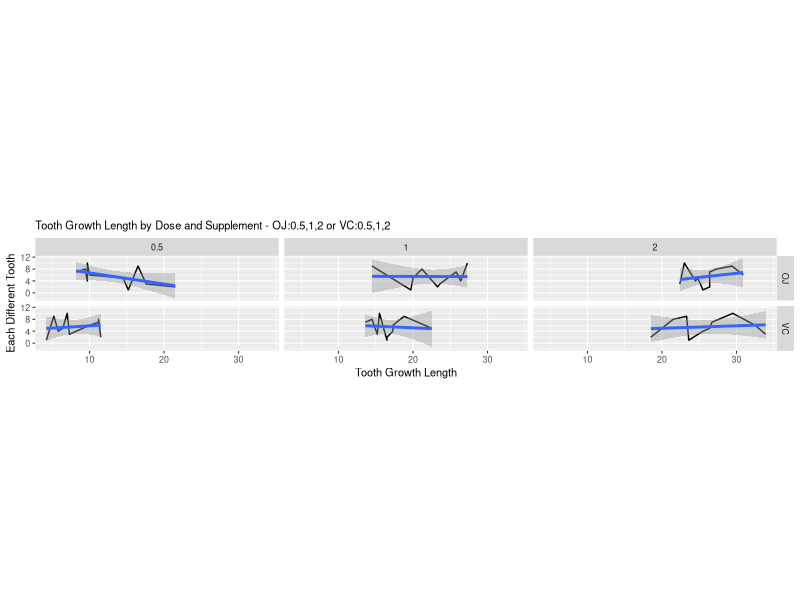
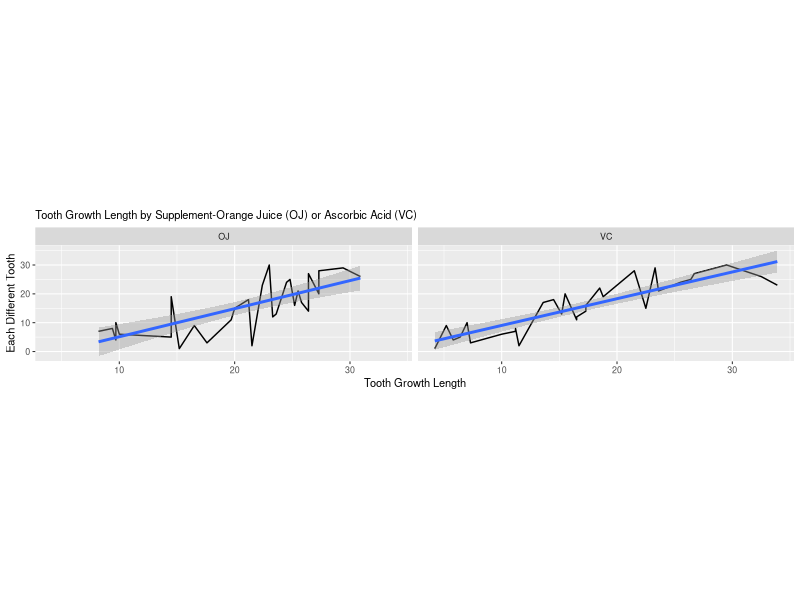
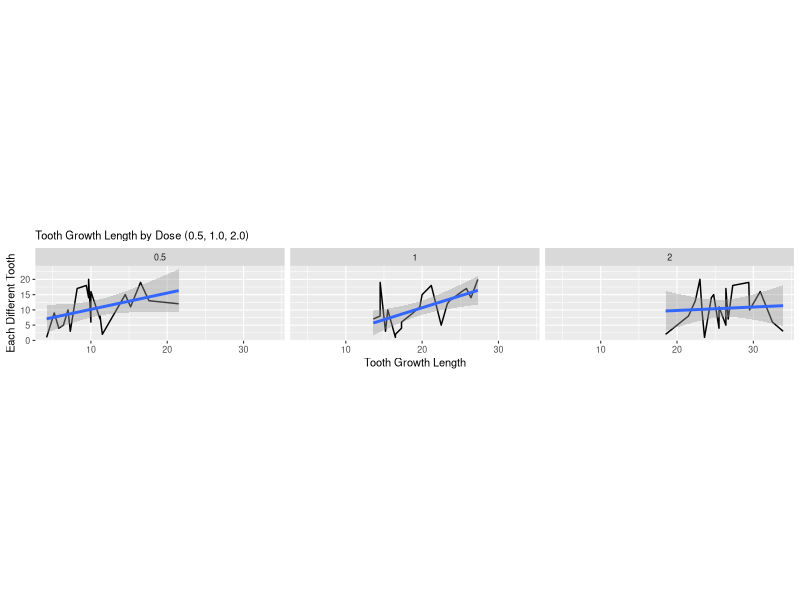

Generate these figures, in order, with R:
## ---- chunk 1
library(dplyr, warn.conflicts = FALSE)
library(ggplot2)
## ---- chunk 2
head(ToothGrowth,1)
# creating a new data frame with id column to it (set of doses' numbers from 1 to 10)
ToothGrowth_DOSE_ID <- as.data.frame(select(ToothGrowth, len, supp, dose)
                                     %>% mutate(id = rep(seq(1:10),6)))
theme_set(theme_gray(base_size = 8)) # creating our plot
ggplot(ToothGrowth_DOSE_ID, aes(x = len, y = id))+geom_line()+facet_grid(supp ~ dose)+
    geom_smooth(method = "lm")+labs(x = "Tooth Growth Length", y = "Each Different Tooth", 
    title = "Tooth Growth Length by Dose and Supplement - OJ:0.5,1,2 or VC:0.5,1,2")+
    coord_fixed(ratio = .4)+ theme(plot.title = element_text(size = 8))
## ---- chunk 3
# creating a new data frame with id column to it (set of doses' numbers from 1 to 30)
ToothGrowth_SUPP_ID <- as.data.frame(select(ToothGrowth, len, supp, dose) 
                                     %>% mutate(id = rep(seq(1:30),2)))
theme_set(theme_gray(base_size = 8)) # here, we are creating our plot
ggplot(ToothGrowth_SUPP_ID, aes(x = len, y = id))+geom_line()+facet_grid(. ~ supp)+
    geom_smooth(method = "lm")+labs(x = "Tooth Growth Length",y = "Each Different Tooth",
    title = "Tooth Growth Length by Supplement-Orange Juice (OJ) or Ascorbic Acid (VC)")+
    coord_fixed(ratio = .25)+theme(plot.title = element_text(size = 8))
## ---- chunk 4
ToothGrowth_DOSE_ID_3 <- as.data.frame(select(ToothGrowth, len, supp, dose) 
                            %>% arrange(dose) %>% mutate(id = rep(seq(1:20),3)))
theme_set(theme_gray(base_size = 8)) # here, we are creating our plot
ggplot(ToothGrowth_DOSE_ID_3, aes(x = len, y = id))+ geom_line()+ facet_grid(. ~ dose)+
    geom_smooth(method = "lm")+labs(x = "Tooth Growth Length", y = "Each Different Tooth",
    title = "Tooth Growth Length by Dose (0.5, 1.0, 2.0)")+
    coord_fixed(ratio = .4)+ theme(plot.title = element_text(size = 8))
## ---- chunk 5
dim(ToothGrowth) # str(ToothGrowth)
tail(ToothGrowth,1)
## ---- chunk 6
SUMMARY_SUPP <- as.data.frame(select(ToothGrowth_SUPP_ID, len, supp, dose, id) 
    %>% group_by(supp) %>% summarise(mean = mean(len), median = median(len), 
    sd = round(sd(len),2), variance = round(var(len),2), min = min(len), max = max(len)))
SUMMARY_SUPP
## ---- chunk 7
SUMMARY_SUPP_DOSE <- as.data.frame(select(ToothGrowth_DOSE_ID, len, supp, dose, id) 
    %>% group_by(supp, dose) %>% summarise(mean = mean(len), median = median(len), 
    sd = round(sd(len),2), variance = round(var(len),2), min = min(len), max = max(len)))
SUMMARY_SUPP_DOSE
## ---- chunk 8
supp1 <- head(ToothGrowth_SUPP_ID,30)
supp1 <- select(supp1,len) # grouping all the Ascorbic Acid (VC) observations
supp2 <- tail(ToothGrowth_SUPP_ID,30)
supp2 <- select(supp2, len) # grouping all the orange juice (OJ) observations
## ---- chunk 9
t.test(supp1,supp2)$conf.int
## ---- chunk 10
dose1 <- head(ToothGrowth_DOSE_ID_3, 20)
dose1 <- select(dose1, len) # grouping all the dose levels of 0.5 (to dose1)
dose2 <- select(ToothGrowth_DOSE_ID_3, len, dose) %>% filter(dose == 1)
dose2 <- select(dose2, len) # grouping all the dose levels of 1 (to dose2)
dose3 <- tail(ToothGrowth_DOSE_ID_3, 20)
dose3 <- select(dose3, len) # grouping all the dose levels of 2 (to dose3)
## ---- chunk 11
t.test(dose2, dose1)$conf.int # The confidence level for dose1 (0.5) and dose2 (1): 
t.test(dose3, dose1)$conf.int # The confidence level for dose1 (0.5) and dose3 (2): 
t.test(dose3, dose2)$conf.int # The confidence level for dose2 (1) and dose3 (2):
